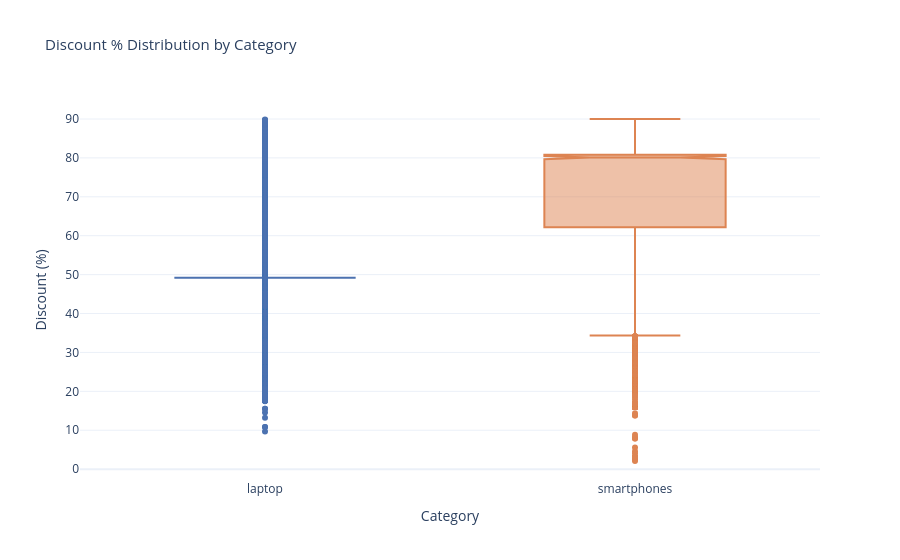

Notebook cell for this chart:
### Code cell
df_disc = df_all[df_all["discount_pct"].between(1, 90)].copy()

fig = px.box(
    df_disc, x="category", y="discount_pct",
    color="category",
    color_discrete_map=PALETTE,
    points="outliers",
    notched=True,
    title="Discount % Distribution by Category",
    labels={"category":"Category", "discount_pct":"Discount (%)"},
    template="plotly_white"
)
fig.update_layout(title_font_size=15, showlegend=False)
fig.show()
print(" Caption: Median discount for smartphones is higher than for laptops. Many outliers with 70-90% discounts suggest artificial inflation of old_price by sellers.")

### Figure 1 — Plotly figure (JSON) as saved in the notebook; plotly's stock layout.template omitted (floating-point values rounded to 4 significant figures; data arrays with more than 128 entries replaced by an {"elided": "..."} marker saying what was removed)
{"data": [{"alignmentgroup": "True", "boxpoints": "outliers", "hovertemplate": "Category=%{x}<br>Discount (%)=%{y}<extra></extra>", "legendgroup": "laptop", "marker": {"color": "#4C72B0"}, "name": "laptop", "notched": true, "offsetgroup": "laptop", "orientation": "v", "showlegend": true, "type": "box", "x": {"elided": "5365 str values"}, "x0": " ", "xaxis": "x", "y": {"elided": "5365 float values"}, "y0": " ", "yaxis": "y"}, {"alignmentgroup": "True", "boxpoints": "outliers", "hovertemplate": "Category=%{x}<br>Discount (%)=%{y}<extra></extra>", "legendgroup": "smartphones", "marker": {"color": "#DD8452"}, "name": "smartphones", "notched": true, "offsetgroup": "smartphones", "orientation": "v", "showlegend": true, "type": "box", "x": {"elided": "5266 str values"}, "x0": " ", "xaxis": "x", "y": {"elided": "5266 float values"}, "y0": " ", "yaxis": "y"}], "layout": {"boxmode": "overlay", "legend": {"title": {"text": "Category"}, "tracegroupgap": 0}, "showlegend": false, "title": {"font": {"size": 15}, "text": "Discount % Distribution by Category"}, "xaxis": {"anchor": "y", "categoryarray": ["laptop", "smartphones"], "categoryorder": "array", "domain": [0, 1], "title": {"text": "Category"}}, "yaxis": {"anchor": "x", "domain": [0, 1], "title": {"text": "Discount (%)"}}}}
